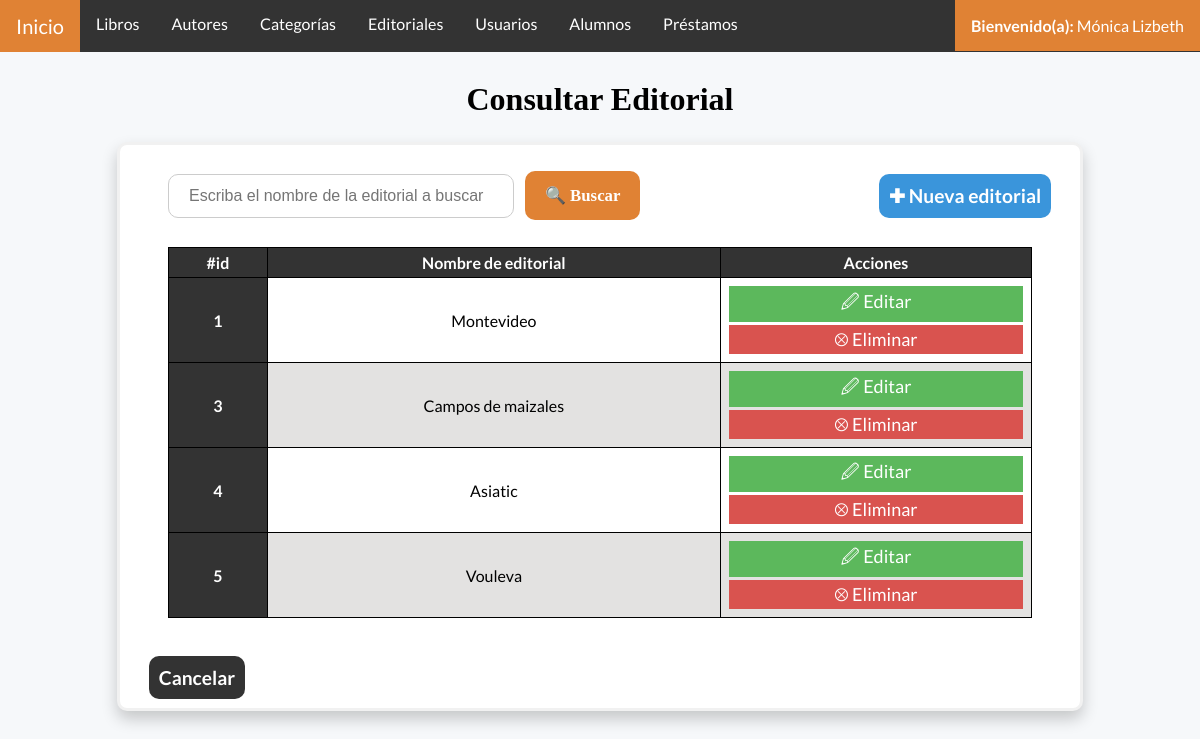
Page /editorialConsultar.php (signed in) on the committed database.
### tables this page shows
CREATE TABLE `editoriales` (
  `idEditorial` int(11) NOT NULL AUTO_INCREMENT,
  `editorial` varchar(80) NOT NULL,
  `status` varchar(20) NOT NULL,
  PRIMARY KEY (`idEditorial`)
);

### Conexion.php (called while the page is built, shortened)
<?php
    class Server {
        public $server;
        public $user;
        public $pass;
        public $db;
        public $conexion;
        public function conectar() {
            $this->conexion = new mysqli( $this->server, $this->user, $this->pass, $this->db );
        }
        public function consultarTabla($tabla, $condiciones = null) {
            if ($condiciones === null) {
                $sql = "Select * FROM $tabla WHERE status = 'Activo';";
            }else {
                $sql = "Select * FROM $tabla WHERE $condiciones status = 'Activo';";
            }
            return $this->conexion->query($sql);
        }
    }
    $server = new Server;
    $server->server = "127.0.0.1";
    $server->user = "root";
    $server->pass = "";
    $server->db = "bd_biblioteca";
?>

### editorialConsultar.php (the view, shortened to what this page needs)
<?php
    include_once ('Conexion.php');
    if(isset($_POST["editorial"])){
        $editorial = $_POST["editorial"];
        $datos = $server->buscarEditorial($editorial);
    }else{
        $datos = $server->consultarTabla("editoriales");
    }
?>
<!DOCTYPE html>
<html lang="es">
<head>
    <link href="css/Estilo.css" rel="stylesheet">
</head>
<body>
    <?php
    include("barraNavegacion.php");
    ?>
    <header>
        <div class="titulo">
            <h1>Consultar Editorial</h1>
        </div>
    </header>
        <div class = "frmFormulario">
        <a class ="agregar" href="editorialAgregar.php">✚ Nueva editorial</a>
        <div class="frmMargen2">
        <form class = "frmBuscar" method="post" action= 'editorialConsultar.php'>
            <input placeholder = "Escriba el nombre de la editorial a buscar" name="editorial" type="text" pattern="([\w]|[á-úñÑ.\s])+" required>
            <button type="submit" name="buscar">🔍 Buscar</button>
        </form>
        <div class = "tablaDatos">
            <table>
                <thead>
                    <tr>
                        <th scope="col">#id</th>
                        <th scope="col">Nombre de editorial</th>
                        <th scope="col">Acciones</th>
                    </tr>
                </thead>
                <tbody>
                    <?php
                        while($fila = mysqli_fetch_array($datos)){
                            echo "<tr>";
                            echo "<th scope='row'>".$fila['idEditorial']."</th>";
                            echo "<td>".$fila['editorial']."</td>";
                            echo "<td>
                                    <a class='btnEditar' href='editorialModificar.php?id=".$fila['idEditorial']."'>🖉 Editar</a>
                                    <a class='btnEliminar' href='editorialDeshabilitar.php?id=".$fila['idEditorial']."'>⮾ Eliminar</a>
                                </td>";
                            echo "</tr>";
                        }
                    ?>
                </tbody>
            </table>
        </div>
        </div>
        <a class = "cancel" href="editorialConsultar.php">Cancelar</a>
        <br><br>
    </div>
</body>
</html>

### css/Estilo.css (style rules this page uses)
body { margin: 0; padding: 0; background-color: #F6F8FA; font-family: 'Lato', sans-serif; }
.frmFormulario, .inicio { background-color: white; border: 3px solid #f1f1f1; margin: 5%; margin-top: 2%; margin-right: auto; margin-left: auto; width: 80%; border-radius: 10px; box-shadow: 0px 8px 16px 0px rgba(0,0,0,0.2); ; }
.frmFormulario input[type=text],.frmFormulario input[type=password], .frmFormulario input[type=email], .frmFormulario textarea, .frmFormulario input[type=number], .frmFormulario input[type=date], .frmFormulario select { width: 100%; padding: 12px 20px; margin: 8px 0; display: inline-block; border: 1px solid #ccc; box-sizing: border-box; font-size: 16px; resize: none; }
.frmFormulario button { background-color:#e08234; color: white; padding: 14px 20px; margin: 8px 0; border: none; cursor: pointer; width: 100%; margin-top: 3%; font-family: 'Times New Roman', Times, serif; }
.frmFormulario label, .frmFormulario button { font-weight: bold; font-size: larger; }
h4,h3,h2,h1 { text-align: center; font-family: 'Cambria', Times, serif; }
.frmMargen, .frmMargen2 { margin: 10%; margin-top: 5%; margin-bottom: 5%; }
.frmMargen2 { margin: 5%; margin-top: 0; }
.tablaDatos table { width: 100%; border-collapse: collapse; text-align: center; border-radius: 10px; margin-top: 1%; margin-bottom: 3%; margin-right: auto; margin-left: auto; }
.tablaDatos thead, .tablaDatos th { background-color: #333; color: #ffffff; }
.tablaDatos th, .tablaDatos td { border: #000000 1px solid; padding: 5px; }
.tablaDatos tr:nth-child(even) { background-color: #85807d3b; }
.frmBuscar { font-size: 14px; }
.frmBuscar input[type=text] { width: 40%; border-radius: 10px; }
.frmBuscar button { width: auto; height: auto; border-radius: 10px; margin-left: 1%; }
.cancel, .agregar { color: #ffff; text-decoration: none; font-size: larger; padding: 10px 10px; margin: 3%; border-radius: 10px; font-weight: bold; }
.cancel { background-color: #333; }
.agregar { float:right; background-color: #3a95db; }
.btnEditar, .btnEliminar, .btnDetalles { color: #ffff; text-decoration: none; padding: 3px; margin: 3px; display: block; text-align: center; font-size: large; }
.btnEliminar { background-color: #D9534F; }
.btnEditar { background-color: #5CB85C; }

### rows in the picture
editoriales: idEditorial "1", editorial "Montevideo"
editoriales: idEditorial "3", editorial "Campos de maizales"
editoriales: idEditorial "4", editorial "Asiatic"
editoriales: idEditorial "5", editorial "Vouleva"

### other values in the picture
$_SESSION['nombres'] "Mónica Lizbeth"
